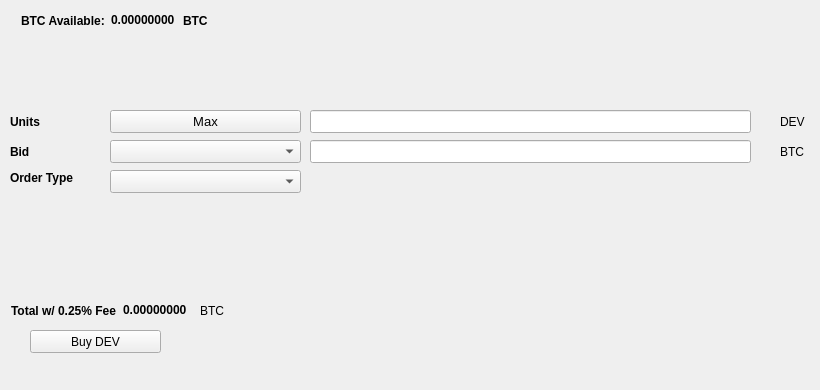
   <widget class="QWidget" name="BuyTab">
    <attribute name="title">
     <string>Buy</string>
    </attribute>
    <widget class="QPushButton" name="BuyDEV">
     <property name="geometry">
      <rect>
       <x>30</x>
       <y>330</y>
       <width>131</width>
       <height>23</height>
      </rect>
     </property>
     <property name="text">
      <string>Buy DEV</string>
     </property>
     <property name="icon">
      <iconset resource="../bitcoinfiat.qrc">
       <normaloff>:/icons/bitcoin</normaloff>:/icons/bitcoin</iconset>
     </property>
    </widget>
    <widget class="QLabel" name="label_3">
     <property name="geometry">
      <rect>
       <x>10</x>
       <y>110</y>
       <width>46</width>
       <height>23</height>
      </rect>
     </property>
     <property name="font">
      <font>
       <weight>75</weight>
       <bold>true</bold>
      </font>
     </property>
     <property name="text">
      <string>Units</string>
     </property>
    </widget>
    <widget class="QLineEdit" name="UnitsInput">
     <property name="geometry">
      <rect>
       <x>310</x>
       <y>110</y>
       <width>441</width>
       <height>23</height>
      </rect>
     </property>
     <property name="font">
      <font>
       <pointsize>9</pointsize>
       <weight>75</weight>
       <bold>true</bold>
      </font>
     </property>
    </widget>
    <widget class="QLineEdit" name="BuyBidPriceEdit">
     <property name="geometry">
      <rect>
       <x>310</x>
       <y>140</y>
       <width>441</width>
       <height>23</height>
      </rect>
     </property>
     <property name="font">
      <font>
       <pointsize>9</pointsize>
       <weight>75</weight>
       <bold>true</bold>
      </font>
     </property>
    </widget>
    <widget class="QLabel" name="label_4">
     <property name="geometry">
      <rect>
       <x>780</x>
       <y>110</y>
       <width>31</width>
       <height>23</height>
      </rect>
     </property>
     <property name="text">
      <string>DEV</string>
     </property>
    </widget>
    <widget class="QLabel" name="label_5">
     <property name="geometry">
      <rect>
       <x>780</x>
       <y>140</y>
       <width>31</width>
       <height>23</height>
      </rect>
     </property>
     <property name="text">
      <string>BTC</string>
     </property>
    </widget>
    <widget class="QLabel" name="label_6">
     <property name="geometry">
      <rect>
       <x>10</x>
       <y>140</y>
       <width>46</width>
       <height>23</height>
      </rect>
     </property>
     <property name="font">
      <font>
       <weight>75</weight>
       <bold>true</bold>
      </font>
     </property>
     <property name="text">
      <string>Bid</string>
     </property>
    </widget>
    <widget class="QLabel" name="label_7">
     <property name="geometry">
      <rect>
       <x>10</x>
       <y>170</y>
       <width>91</width>
       <height>16</height>
      </rect>
     </property>
     <property name="font">
      <font>
       <weight>75</weight>
       <bold>true</bold>
      </font>
     </property>
     <property name="text">
      <string>Order Type</string>
     </property>
    </widget>
    <widget class="QPushButton" name="Buy_Max_Amount">
     <property name="geometry">
      <rect>
       <x>110</x>
       <y>110</y>
       <width>191</width>
       <height>23</height>
      </rect>
     </property>
     <property name="font">
      <font>
       <pointsize>10</pointsize>
      </font>
     </property>
     <property name="text">
      <string>Max</string>
     </property>
    </widget>
    <widget class="QComboBox" name="BuyBidcomboBox">
     <property name="geometry">
      <rect>
       <x>110</x>
       <y>140</y>
       <width>191</width>
       <height>23</height>
      </rect>
     </property>
     <property name="font">
      <font>
       <pointsize>10</pointsize>
      </font>
     </property>
    </widget>
    <widget class="QComboBox" name="buyOrdertypeCombo">
     <property name="geometry">
      <rect>
       <x>110</x>
       <y>170</y>
       <width>191</width>
       <height>23</height>
      </rect>
     </property>
     <property name="font">
      <font>
       <pointsize>10</pointsize>
      </font>
     </property>
    </widget>
    <widget class="QWidget" name="layoutWidget1">
     <property name="geometry">
      <rect>
       <x>21</x>
       <y>11</y>
       <width>227</width>
       <height>19</height>
      </rect>
     </property>
     <layout class="QHBoxLayout" name="horizontalLayout_3">
      <item>
       <widget class="QLabel" name="label232">
        <property name="font">
         <font>
          <weight>75</weight>
          <bold>true</bold>
         </font>
        </property>
        <property name="text">
         <string>BTC Available:</string>
        </property>
       </widget>
      </item>
      <item>
       <widget class="QLabel" name="BtcAvailableLbl">
        <property name="palette">
         <palette>
          <active>
           <colorrole role="WindowText">
            <brush brushstyle="SolidPattern">
             <color alpha="255">
              <red>0</red>
              <green>0</green>
              <blue>0</blue>
             </color>
            </brush>
           </colorrole>
           <colorrole role="Button">
            <brush brushstyle="SolidPattern">
             <color alpha="255">
              <red>0</red>
              <green>170</green>
              <blue>0</blue>
             </color>
            </brush>
           </colorrole>
           <colorrole role="Light">
            <brush brushstyle="SolidPattern">
             <color alpha="255">
              <red>0</red>
              <green>255</green>
              <blue>0</blue>
             </color>
            </brush>
           </colorrole>
           <colorrole role="Midlight">
            <brush brushstyle="SolidPattern">
             <color alpha="255">
              <red>0</red>
              <green>212</green>
              <blue>0</blue>
             </color>
            </brush>
           </colorrole>
           <colorrole role="Dark">
            <brush brushstyle="SolidPattern">
             <color alpha="255">
              <red>0</red>
              <green>85</green>
              <blue>0</blue>
             </color>
            </brush>
           </colorrole>
           <colorrole role="Mid">
            <brush brushstyle="SolidPattern">
             <color alpha="255">
              <red>0</red>
              <green>113</green>
              <blue>0</blue>
             </color>
            </brush>
           </colorrole>
           <colorrole role="Text">
            <brush brushstyle="SolidPattern">
             <color alpha="255">
              <red>0</red>
              <green>170</green>
              <blue>0</blue>
             </color>
            </brush>
           </colorrole>
           <colorrole role="BrightText">
            <brush brushstyle="SolidPattern">
             <color alpha="255">
              <red>255</red>
              <green>255</green>
              <blue>255</blue>
             </color>
            </brush>
           </colorrole>
           <colorrole role="ButtonText">
            <brush brushstyle="SolidPattern">
             <color alpha="255">
              <red>0</red>
              <green>0</green>
              <blue>0</blue>
             </color>
            </brush>
           </colorrole>
           <colorrole role="Base">
            <brush brushstyle="SolidPattern">
             <color alpha="255">
              <red>255</red>
              <green>255</green>
              <blue>255</blue>
             </color>
            </brush>
           </colorrole>
           <colorrole role="Window">
            <brush brushstyle="SolidPattern">
             <color alpha="255">
              <red>0</red>
              <green>170</green>
              <blue>0</blue>
             </color>
            </brush>
           </colorrole>
           <colorrole role="Shadow">
            <brush brushstyle="SolidPattern">
             <color alpha="255">
              <red>0</red>
              <green>0</green>
              <blue>0</blue>
             </color>
            </brush>
           </colorrole>
           <colorrole role="AlternateBase">
            <brush brushstyle="SolidPattern">
             <color alpha="255">
              <red>127</red>
              <green>212</green>
              <blue>127</blue>
             </color>
            </brush>
           </colorrole>
           <colorrole role="ToolTipBase">
            <brush brushstyle="SolidPattern">
             <color alpha="255">
              <red>255</red>
              <green>255</green>
              <blue>220</blue>
             </color>
            </brush>
           </colorrole>
           <colorrole role="ToolTipText">
            <brush brushstyle="SolidPattern">
             <color alpha="255">
              <red>0</red>
              <green>0</green>
              <blue>0</blue>
             </color>
            </brush>
           </colorrole>
          </active>
          <inactive>
           <colorrole role="WindowText">
            <brush brushstyle="SolidPattern">
             <color alpha="255">
              <red>0</red>
              <green>0</green>
              <blue>0</blue>
             </color>
            </brush>
           </colorrole>
           <colorrole role="Button">
            <brush brushstyle="SolidPattern">
             <color alpha="255">
              <red>0</red>
              <green>170</green>
              <blue>0</blue>
             </color>
            </brush>
           </colorrole>
           <colorrole role="Light">
            <brush brushstyle="SolidPattern">
             <color alpha="255">
              <red>0</red>
              <green>255</green>
              <blue>0</blue>
             </color>
            </brush>
           </colorrole>
           <colorrole role="Midlight">
            <brush brushstyle="SolidPattern">
             <color alpha="255">
              <red>0</red>
              <green>212</green>
              <blue>0</blue>
             </color>
            </brush>
           </colorrole>
           <colorrole role="Dark">
            <brush brushstyle="SolidPattern">
             <color alpha="255">
              <red>0</red>
              <green>85</green>
              <blue>0</blue>
             </color>
            </brush>
           </colorrole>
           <colorrole role="Mid">
            <brush brushstyle="SolidPattern">
             <color alpha="255">
              <red>0</red>
              <green>113</green>
              <blue>0</blue>
             </color>
            </brush>
           </colorrole>
           <colorrole role="Text">
            <brush brushstyle="SolidPattern">
             <color alpha="255">
              <red>0</red>
              <green>170</green>
              <blue>0</blue>
             </color>
            </brush>
           </colorrole>
           <colorrole role="BrightText">
            <brush brushstyle="SolidPattern">
             <color alpha="255">
              <red>255</red>
              <green>255</green>
              <blue>255</blue>
             </color>
            </brush>
           </colorrole>
           <colorrole role="ButtonText">
            <brush brushstyle="SolidPattern">
             <color alpha="255">
              <red>0</red>
              <green>0</green>
              <blue>0</blue>
             </color>
            </brush>
           </colorrole>
           <colorrole role="Base">
            <brush brushstyle="SolidPattern">
             <color alpha="255">
              <red>255</red>
              <green>255</green>
              <blue>255</blue>
             </color>
            </brush>
           </colorrole>
           <colorrole role="Window">
            <brush brushstyle="SolidPattern">
             <color alpha="255">
              <red>0</red>
              <green>170</green>
              <blue>0</blue>
             </color>
            </brush>
           </colorrole>
           <colorrole role="Shadow">
            <brush brushstyle="SolidPattern">
             <color alpha="255">
              <red>0</red>
              <green>0</green>
              <blue>0</blue>
             </color>
            </brush>
           </colorrole>
           <colorrole role="AlternateBase">
            <brush brushstyle="SolidPattern">
             <color alpha="255">
              <red>127</red>
              <green>212</green>
              <blue>127</blue>
             </color>
            </brush>
           </colorrole>
           <colorrole role="ToolTipBase">
            <brush brushstyle="SolidPattern">
             <color alpha="255">
              <red>255</red>
              <green>255</green>
              <blue>220</blue>
             </color>
            </brush>
           </colorrole>
           <colorrole role="ToolTipText">
            <brush brushstyle="SolidPattern">
             <color alpha="255">
              <red>0</red>
              <green>0</green>
              <blue>0</blue>
             </color>
            </brush>
           </colorrole>
          </inactive>
          <disabled>
           <colorrole role="WindowText">
            <brush brushstyle="SolidPattern">
             <color alpha="255">
              <red>0</red>
              <green>85</green>
              <blue>0</blue>
             </color>
            </brush>
           </colorrole>
           <colorrole role="Button">
            <brush brushstyle="SolidPattern">
             <color alpha="255">
              <red>0</red>
              <green>170</green>
              <blue>0</blue>
             </color>
            </brush>
           </colorrole>
           <colorrole role="Light">
            <brush brushstyle="SolidPattern">
             <color alpha="255">
              <red>0</red>
              <green>255</green>
              <blue>0</blue>
             </color>
            </brush>
           </colorrole>
           <colorrole role="Midlight">
            <brush brushstyle="SolidPattern">
             <color alpha="255">
              <red>0</red>
              <green>212</green>
              <blue>0</blue>
             </color>
            </brush>
           </colorrole>
           <colorrole role="Dark">
            <brush brushstyle="SolidPattern">
             <color alpha="255">
              <red>0</red>
              <green>85</green>
              <blue>0</blue>
             </color>
            </brush>
           </colorrole>
           <colorrole role="Mid">
            <brush brushstyle="SolidPattern">
             <color alpha="255">
              <red>0</red>
              <green>113</green>
              <blue>0</blue>
             </color>
            </brush>
           </colorrole>
           <colorrole role="Text">
            <brush brushstyle="SolidPattern">
             <color alpha="255">
              <red>0</red>
              <green>85</green>
              <blue>0</blue>
             </color>
            </brush>
           </colorrole>
           <colorrole role="BrightText">
            <brush brushstyle="SolidPattern">
             <color alpha="255">
              <red>255</red>
              <green>255</green>
              <blue>255</blue>
             </color>
            </brush>
           </colorrole>
           <colorrole role="ButtonText">
            <brush brushstyle="SolidPattern">
             <color alpha="255">
              <red>0</red>
              <green>85</green>
              <blue>0</blue>
             </color>
            </brush>
           </colorrole>
           <colorrole role="Base">
            <brush brushstyle="SolidPattern">
             <color alpha="255">
              <red>0</red>
              <green>170</green>
              <blue>0</blue>
             </color>
            </brush>
           </colorrole>
           <colorrole role="Window">
            <brush brushstyle="SolidPattern">
             <color alpha="255">
              <red>0</red>
              <green>170</green>
              <blue>0</blue>
             </color>
            </brush>
           </colorrole>
           <colorrole role="Shadow">
            <brush brushstyle="SolidPattern">
             <color alpha="255">
              <red>0</red>
              <green>0</green>
              <blue>0</blue>
             </color>
            </brush>
           </colorrole>
           <colorrole role="AlternateBase">
            <brush brushstyle="SolidPattern">
             <color alpha="255">
              <red>0</red>
              <green>170</green>
              <blue>0</blue>
             </color>
            </brush>
           </colorrole>
           <colorrole role="ToolTipBase">
            <brush brushstyle="SolidPattern">
             <color alpha="255">
              <red>255</red>
              <green>255</green>
              <blue>220</blue>
             </color>
            </brush>
           </colorrole>
           <colorrole role="ToolTipText">
            <brush brushstyle="SolidPattern">
             <color alpha="255">
              <red>0</red>
              <green>0</green>
              <blue>0</blue>
             </color>
            </brush>
           </colorrole>
          </disabled>
         </palette>
        </property>
        <property name="font">
         <font>
          <weight>75</weight>
          <bold>true</bold>
         </font>
        </property>
        <property name="text">
         <string>0.00000000</string>
        </property>
        <property name="textInteractionFlags">
         <set>Qt::LinksAccessibleByMouse|Qt::TextSelectableByKeyboard|Qt::TextSelectableByMouse</set>
        </property>
       </widget>
      </item>
      <item>
       <widget class="QLabel" name="BtcAvailableLbl_2">
        <property name="font">
         <font>
          <weight>75</weight>
          <bold>true</bold>
         </font>
        </property>
        <property name="text">
         <string>BTC</string>
        </property>
       </widget>
      </item>
     </layout>
    </widget>
    <widget class="QWidget" name="layoutWidge2">
     <property name="geometry">
      <rect>
       <x>11</x>
       <y>301</y>
       <width>259</width>
       <height>19</height>
      </rect>
     </property>
     <layout class="QHBoxLayout" name="horizontalLayout_4">
      <item>
       <widget class="QLabel" name="label_9">
        <property name="font">
         <font>
          <weight>75</weight>
          <bold>true</bold>
         </font>
        </property>
        <property name="text">
         <string>Total w/ 0.25% Fee</string>
        </property>
       </widget>
      </item>
      <item>
       <widget class="QLabel" name="BuyCostLabel">
        <property name="palette">
         <palette>
          <active>
           <colorrole role="WindowText">
            <brush brushstyle="SolidPattern">
             <color alpha="255">
              <red>0</red>
              <green>0</green>
              <blue>0</blue>
             </color>
            </brush>
           </colorrole>
           <colorrole role="Button">
            <brush brushstyle="SolidPattern">
             <color alpha="255">
              <red>0</red>
              <green>170</green>
              <blue>0</blue>
             </color>
            </brush>
           </colorrole>
           <colorrole role="Light">
            <brush brushstyle="SolidPattern">
             <color alpha="255">
              <red>0</red>
              <green>255</green>
              <blue>0</blue>
             </color>
            </brush>
           </colorrole>
           <colorrole role="Midlight">
            <brush brushstyle="SolidPattern">
             <color alpha="255">
              <red>0</red>
              <green>212</green>
              <blue>0</blue>
             </color>
            </brush>
           </colorrole>
           <colorrole role="Dark">
            <brush brushstyle="SolidPattern">
             <color alpha="255">
              <red>0</red>
              <green>85</green>
              <blue>0</blue>
             </color>
            </brush>
           </colorrole>
           <colorrole role="Mid">
            <brush brushstyle="SolidPattern">
             <color alpha="255">
              <red>0</red>
              <green>113</green>
              <blue>0</blue>
             </color>
            </brush>
           </colorrole>
           <colorrole role="Text">
            <brush brushstyle="SolidPattern">
             <color alpha="255">
              <red>0</red>
              <green>170</green>
              <blue>0</blue>
             </color>
            </brush>
           </colorrole>
           <colorrole role="BrightText">
            <brush brushstyle="SolidPattern">
             <color alpha="255">
              <red>255</red>
              <green>255</green>
              <blue>255</blue>
             </color>
            </brush>
           </colorrole>
           <colorrole role="ButtonText">
            <brush brushstyle="SolidPattern">
             <color alpha="255">
              <red>0</red>
              <green>0</green>
              <blue>0</blue>
             </color>
            </brush>
           </colorrole>
           <colorrole role="Base">
            <brush brushstyle="SolidPattern">
             <color alpha="255">
              <red>255</red>
              <green>255</green>
              <blue>255</blue>
             </color>
            </brush>
           </colorrole>
           <colorrole role="Window">
            <brush brushstyle="SolidPattern">
             <color alpha="255">
              <red>0</red>
              <green>170</green>
              <blue>0</blue>
             </color>
            </brush>
           </colorrole>
           <colorrole role="Shadow">
            <brush brushstyle="SolidPattern">
             <color alpha="255">
              <red>0</red>
              <green>0</green>
              <blue>0</blue>
             </color>
            </brush>
           </colorrole>
           <colorrole role="AlternateBase">
            <brush brushstyle="SolidPattern">
             <color alpha="255">
              <red>127</red>
              <green>212</green>
              <blue>127</blue>
             </color>
            </brush>
           </colorrole>
           <colorrole role="ToolTipBase">
            <brush brushstyle="SolidPattern">
             <color alpha="255">
              <red>255</red>
              <green>255</green>
              <blue>220</blue>
             </color>
            </brush>
           </colorrole>
           <colorrole role="ToolTipText">
            <brush brushstyle="SolidPattern">
             <color alpha="255">
              <red>0</red>
              <green>0</green>
              <blue>0</blue>
             </color>
            </brush>
           </colorrole>
          </active>
          <inactive>
           <colorrole role="WindowText">
            <brush brushstyle="SolidPattern">
             <color alpha="255">
              <red>0</red>
              <green>0</green>
              <blue>0</blue>
             </color>
            </brush>
           </colorrole>
           <colorrole role="Button">
            <brush brushstyle="SolidPattern">
             <color alpha="255">
              <red>0</red>
              <green>170</green>
              <blue>0</blue>
             </color>
            </brush>
           </colorrole>
           <colorrole role="Light">
            <brush brushstyle="SolidPattern">
             <color alpha="255">
              <red>0</red>
              <green>255</green>
              <blue>0</blue>
             </color>
            </brush>
           </colorrole>
           <colorrole role="Midlight">
            <brush brushstyle="SolidPattern">
             <color alpha="255">
              <red>0</red>
              <green>212</green>
              <blue>0</blue>
             </color>
            </brush>
           </colorrole>
           <colorrole role="Dark">
            <brush brushstyle="SolidPattern">
             <color alpha="255">
              <red>0</red>
              <green>85</green>
              <blue>0</blue>
             </color>
            </brush>
           </colorrole>
           <colorrole role="Mid">
            <brush brushstyle="SolidPattern">
             <color alpha="255">
              <red>0</red>
              <green>113</green>
              <blue>0</blue>
             </color>
            </brush>
           </colorrole>
           <colorrole role="Text">
            <brush brushstyle="SolidPattern">
             <color alpha="255">
              <red>0</red>
              <green>170</green>
              <blue>0</blue>
             </color>
            </brush>
           </colorrole>
           <colorrole role="BrightText">
            <brush brushstyle="SolidPattern">
             <color alpha="255">
              <red>255</red>
              <green>255</green>
              <blue>255</blue>
             </color>
            </brush>
           </colorrole>
           <colorrole role="ButtonText">
            <brush brushstyle="SolidPattern">
             <color alpha="255">
              <red>0</red>
              <green>0</green>
              <blue>0</blue>
             </color>
            </brush>
           </colorrole>
           <colorrole role="Base">
            <brush brushstyle="SolidPattern">
             <color alpha="255">
              <red>255</red>
              <green>255</green>
              <blue>255</blue>
             </color>
            </brush>
           </colorrole>
           <colorrole role="Window">
            <brush brushstyle="SolidPattern">
             <color alpha="255">
              <red>0</red>
              <green>170</green>
              <blue>0</blue>
             </color>
            </brush>
           </colorrole>
           <colorrole role="Shadow">
            <brush brushstyle="SolidPattern">
             <color alpha="255">
              <red>0</red>
              <green>0</green>
              <blue>0</blue>
             </color>
            </brush>
           </colorrole>
           <colorrole role="AlternateBase">
            <brush brushstyle="SolidPattern">
             <color alpha="255">
              <red>127</red>
              <green>212</green>
              <blue>127</blue>
             </color>
            </brush>
           </colorrole>
           <colorrole role="ToolTipBase">
            <brush brushstyle="SolidPattern">
             <color alpha="255">
              <red>255</red>
              <green>255</green>
              <blue>220</blue>
             </color>
            </brush>
           </colorrole>
           <colorrole role="ToolTipText">
            <brush brushstyle="SolidPattern">
             <color alpha="255">
              <red>0</red>
              <green>0</green>
              <blue>0</blue>
             </color>
            </brush>
           </colorrole>
          </inactive>
          <disabled>
           <colorrole role="WindowText">
            <brush brushstyle="SolidPattern">
             <color alpha="255">
              <red>0</red>
              <green>85</green>
              <blue>0</blue>
             </color>
            </brush>
           </colorrole>
           <colorrole role="Button">
            <brush brushstyle="SolidPattern">
             <color alpha="255">
              <red>0</red>
              <green>170</green>
              <blue>0</blue>
             </color>
            </brush>
           </colorrole>
           <colorrole role="Light">
            <brush brushstyle="SolidPattern">
             <color alpha="255">
              <red>0</red>
              <green>255</green>
              <blue>0</blue>
             </color>
            </brush>
           </colorrole>
           <colorrole role="Midlight">
            <brush brushstyle="SolidPattern">
             <color alpha="255">
              <red>0</red>
              <green>212</green>
              <blue>0</blue>
             </color>
            </brush>
           </colorrole>
           <colorrole role="Dark">
            <brush brushstyle="SolidPattern">
             <color alpha="255">
              <red>0</red>
              <green>85</green>
              <blue>0</blue>
             </color>
            </brush>
           </colorrole>
           <colorrole role="Mid">
            <brush brushstyle="SolidPattern">
             <color alpha="255">
              <red>0</red>
              <green>113</green>
              <blue>0</blue>
             </color>
            </brush>
           </colorrole>
           <colorrole role="Text">
            <brush brushstyle="SolidPattern">
             <color alpha="255">
              <red>0</red>
              <green>85</green>
              <blue>0</blue>
             </color>
            </brush>
           </colorrole>
           <colorrole role="BrightText">
            <brush brushstyle="SolidPattern">
             <color alpha="255">
              <red>255</red>
              <green>255</green>
              <blue>255</blue>
             </color>
            </brush>
           </colorrole>
           <colorrole role="ButtonText">
            <brush brushstyle="SolidPattern">
             <color alpha="255">
              <red>0</red>
              <green>85</green>
              <blue>0</blue>
             </color>
            </brush>
           </colorrole>
           <colorrole role="Base">
            <brush brushstyle="SolidPattern">
             <color alpha="255">
              <red>0</red>
              <green>170</green>
              <blue>0</blue>
             </color>
            </brush>
           </colorrole>
           <colorrole role="Window">
            <brush brushstyle="SolidPattern">
             <color alpha="255">
              <red>0</red>
              <green>170</green>
              <blue>0</blue>
             </color>
            </brush>
           </colorrole>
           <colorrole role="Shadow">
            <brush brushstyle="SolidPattern">
             <color alpha="255">
              <red>0</red>
              <green>0</green>
              <blue>0</blue>
             </color>
            </brush>
           </colorrole>
           <colorrole role="AlternateBase">
            <brush brushstyle="SolidPattern">
             <color alpha="255">
              <red>0</red>
              <green>170</green>
              <blue>0</blue>
             </color>
            </brush>
           </colorrole>
           <colorrole role="ToolTipBase">
            <brush brushstyle="SolidPattern">
             <color alpha="255">
              <red>255</red>
              <green>255</green>
              <blue>220</blue>
             </color>
            </brush>
           </colorrole>
           <colorrole role="ToolTipText">
            <brush brushstyle="SolidPattern">
             <color alpha="255">
              <red>0</red>
              <green>0</green>
              <blue>0</blue>
             </color>
            </brush>
           </colorrole>
          </disabled>
         </palette>
        </property>
        <property name="font">
         <font>
          <weight>75</weight>
          <bold>true</bold>
         </font>
        </property>
        <property name="autoFillBackground">
         <bool>false</bool>
        </property>
        <property name="text">
         <string>0.00000000</string>
        </property>
        <property name="textInteractionFlags">
         <set>Qt::LinksAccessibleByMouse|Qt::TextSelectableByMouse</set>
        </property>
       </widget>
      </item>
      <item>
       <widget class="QLabel" name="label_10">
        <property name="font">
         <font>
          <weight>50</weight>
          <bold>false</bold>
         </font>
        </property>
        <property name="text">
         <string>BTC</string>
        </property>
       </widget>
      </item>
     </layout>
    </widget>
    <widget class="QLabel" name="label_24">
     <property name="geometry">
      <rect>
       <x>460</x>
       <y>300</y>
       <width>281</width>
       <height>81</height>
      </rect>
     </property>
     <property name="text">
      <string/>
     </property>
     <property name="pixmap">
      <pixmap>:/images/bittrex</pixmap>
     </property>
    </widget>
   </widget>
